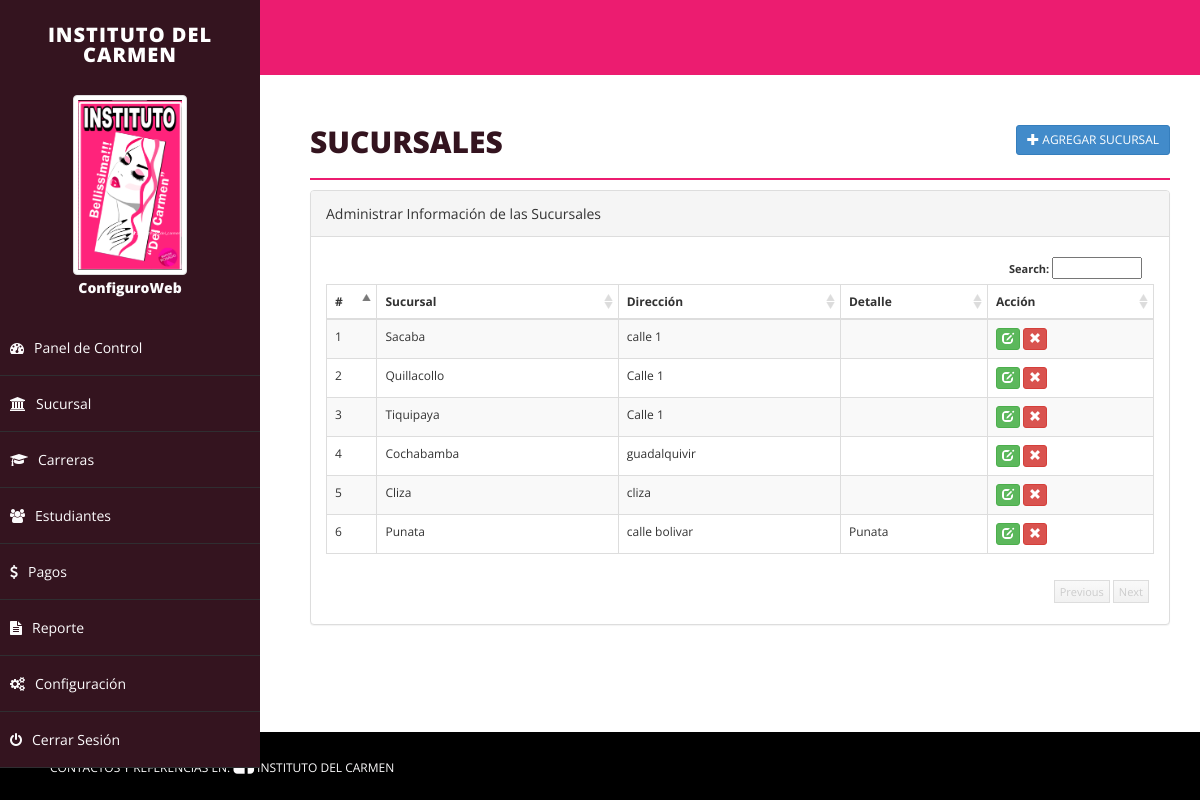
/branch.php (signed in), run on the app's committed database.
### tables this page shows
CREATE TABLE `branch` (
  `id` int(255) NOT NULL,
  `branch` varchar(255) NOT NULL,
  `address` text NOT NULL,
  `detail` text NOT NULL,
  `delete_status` enum('0','1') NOT NULL DEFAULT '0'
);

### branch.php (the view, shortened to what this page needs)
<?php
include("php/dbconnect.php");
$branch = '';
$address = '';
$detail = '';
$id = '';
$action = "add";
?>
<!DOCTYPE html>
<html xmlns="http://www.w3.org/1999/xhtml">
<head>
	<link href="css/bootstrap.css" rel="stylesheet" />
	<link href="css/font-awesome.css" rel="stylesheet" />
	<link href="css/basic.css" rel="stylesheet" />
	<link href="css/custom.css" rel="stylesheet" />
</head>
<?php
include("php/header.php");
?>
<div id="page-wrapper">
	<div id="page-inner">
		<div class="row">
			<div class="col-md-12">
				<h1 class="page-head-line">Sucursales
					<?php
					echo (isset($_GET['action']) && @$_GET['action'] == "add" || @$_GET['action'] == "edit") ?
						' <a href="branch.php" class="btn btn-primary btn-sm pull-right">Volver <i class="glyphicon glyphicon-arrow-right"></i></a>' : '<a href="branch.php?action=add" class="btn btn-primary btn-sm pull-right"><i class="glyphicon glyphicon-plus"></i> Agregar Sucursal </a>';
					?>
				</h1>
			</div>
		</div>
		<?php
		if (isset($_GET['action']) && @$_GET['action'] == "add" || @$_GET['action'] == "edit") {
		?>
			<script type="text/javascript" src="js/validation/jquery.validate.min.js"></script>
			<div class="row">
				<div class="col-sm-8 col-sm-offset-2">
					<div class="panel panel-primary">
						<div class="panel-heading">
							<?php echo ($action == "add") ? "Agregar Sucursal" : "Editar Sucursal"; ?>
						</div>
						<form action="branch.php" method="post" id="signupForm1" class="form-horizontal">
							<div class="panel-body">
								<div class="form-group">
									<label class="col-sm-2 control-label" for="Old">Sucursal </label>
									<div class="col-sm-10">
										<input type="text" class="form-control" id="branch" name="branch" value="<?php echo $branch; ?>" />
									</div>
								</div>
								<div class="form-group">
									<label class="col-sm-2 control-label" for="Password"> Dirección </label>
									<div class="col-sm-10">
										<textarea class="form-control" id="address" name="address"><?php echo $address; ?></textarea>
									</div>
								</div>
								<div class="form-group">
									<label class="col-sm-2 control-label" for="Confirm"> Detalle</label>
									<div class="col-sm-10">
										<textarea class="form-control" name="detail" id="detail"><?php echo $detail; ?></textarea>
									</div>
								</div>
								<div class="form-group">
									<div class="col-sm-8 col-sm-offset-2">
										<input type="hidden" name="id" value="<?php echo $id; ?>">
										<input type="hidden" name="action" value="<?php echo $action; ?>">
										<button type="submit" name="save" class="btn btn-primary">Guardar </button>
									</div>
								</div>
							</div>
						</form>
					</div>
				</div>
			</div>
			<script type="text/javascript">
				$(document).ready(function() {
					if ($("#signupForm1").length > 0) {
						$("#signupForm1").validate({
							rules: {
								branch: "required",
								address: "required"
							},
							messages: {
								branch: "Please enter branch name",
								address: "Please enter address"
							},
							errorElement: "em",
							errorPlacement: function(error, element) {
								// Add the `help-block` class to the error element
								error.addClass("help-block");
								// Add `has-feedback` class to the parent div.form-group
								// in order to add icons to inputs
								element.parents(".col-sm-10").addClass("has-feedback");
								if (element.prop("type") === "checkbox") {
									error.insertAfter(element.parent("label"));
								} else {
									error.insertAfter(element);
								}
								// Add the span element, if doesn't exists, and apply the icon classes to it.
								if (!element.next("span")[0]) {
									$("<span class='glyphicon glyphicon-remove form-control-feedback'></span>").insertAfter(element);
								}
							},
							success: function(label, element) {
								// Add the span element, if doesn't exists, and apply the icon classes to it.
								if (!$(element).next("span")[0]) {
									$("<span class='glyphicon glyphicon-ok form-control-feedback'></span>").insertAfter($(element));
								}
							},
							highlight: function(element, errorClass, validClass) {
								$(element).parents(".col-sm-10").addClass("has-error").removeClass("has-success");
								$(element).next("span").addClass("glyphicon-remove").removeClass("glyphicon-ok");
							},
							unhighlight: function(element, errorClass, validClass) {
								$(element).parents(".col-sm-10").addClass("has-success").removeClass("has-error");
								$(element).next("span").addClass("glyphicon-ok").removeClass("glyphicon-remove");
							}
						});
					}
				});
			</script>
		<?php
		} else {
		?>
			<link href="css/datatable/datatable.css" rel="stylesheet" />
			<div class="panel panel-default">
				<div class="panel-heading">
					Administrar Información de las Sucursales
				</div>
				<div class="panel-body">
					<div class="table-sorting table-responsive">
						<table class="table table-striped table-bordered table-hover" id="tSortable22">
							<thead>
								<tr>
									<th>#</th>
									<th>Sucursal</th>
									<th>Dirección</th>
									<th>Detalle</th>
									<th>Acción</th>
								</tr>
							</thead>
							<tbody>
								<?php
								$sql = "select * from branch where delete_status='0'";
								$q = $conn->query($sql);
								$i = 1;
								while ($r = $q->fetch_assoc()) {
									echo '<tr>
                                            <td>' . $i . '</td>
                                            <td>' . $r['branch'] . '</td>
                                            <td>' . $r['address'] . '</td>
                                            <td>' . $r['detail'] . '</td>
											<td>
											<a href="branch.php?action=edit&id=' . $r['id'] . '" class="btn btn-success btn-xs"><span class="glyphicon glyphicon-edit"></span></a>
											<a onclick="return confirm(\'Realmente deseas continuar. Si confirmas el registro se eliminará de manera irreversible\');" href="branch.php?action=delete&id=' . $r['id'] . '" class="btn btn-danger btn-xs"><span class="glyphicon glyphicon-remove"></span></a> </td>
                                        </tr>';
									$i++;
								}
								?>
							</tbody>
						</table>
					</div>
				</div>
			</div>
		<?php
		}
		?>
	</div>
</div>
<div id="footer-sec">
	CONTACTOS Y REFERENCIAS EN: <a href="https://www.facebook.com/people/Instituto-Del-Carmen-Cochabamba/100084527167834/" target="_blank"><i class="fa fa-facebook-square fa-2x" aria-hidden="true"></i> INSTITUTO DEL CARMEN</a>
</div>
</body>
</html>

### php/header.php (shortened to what this page needs)
<body>
    <div id="wrapper">
        <nav class="navbar navbar-default navbar-cls-top " role="navigation" style="margin-bottom: 0">
            <div class="navbar-header">
                <a class="navbar-brand" href="index.php">INSTITUTO DEL CARMEN</a>
            </div>
        </nav>
        <nav class="navbar-default navbar-side" role="navigation">
            <div class="sidebar-collapse">
                <ul class="nav" id="main-menu">
                    <li>
                        <div class="user-img-div">
                            <img src="img/LogoDelCarmen.png" class="img-thumbnail" />
                            <div class="inner-text">
                                <?php echo $_SESSION['rainbow_name']; ?>
                                <br />
                            </div>
                        </div>
                    </li>
                    <li>
                        <a href="index.php"><i class="fa fa-dashboard "></i>Panel de Control</a>
                    </li>
                    <li>
                        <a href="branch.php"><i class="fa fa-university "></i>Sucursal</a>
                    </li>
                    <li>
                        <a href="career.php"><i class="fa fa-graduation-cap "></i>Carreras</a>
                    </li>
                    <li>
                        <a href="student.php"><i class="fa fa-users "></i>Estudiantes</a>
                    </li>
                    <li>
                        <a href="fees.php"><i class="fa fa-usd "></i>Pagos</a>
                    </li>
                    <li>
                        <a href="report.php"><i class="fa fa-file-text "></i>Reporte </a>
                    </li>
                    <li>
                        <a href="setting.php"><i class="fa fa-cogs "></i>Configuración</a>
                    </li>
                    <li>
                        <a href="logout.php"><i class="fa fa-power-off "></i>Cerrar Sesión</a>
                    </li>
                </ul>
            </div>
        </nav>
</body>

### css/basic.css (style rules this page uses)
html, body { font-family: 'Open Sans', sans-serif; line-height: 25px; height: 100%; }
#wrapper { width: 100%; min-height: calc(100vh - 68px); background: #FFFFFF; }
#page-wrapper { padding: 15px 15px; min-height: calc(100% - 75px); background: #FFFFFF; }
#page-inner { width: 100%; margin: 5px 10px; background-color: #fff !important; padding: 10px; min-height: calc(100% - 90px); }
.page-head-line { font-size: 30px; text-transform: uppercase; color: #34141F; font-weight: 800; padding-bottom: 20px; border-bottom: 2px solid #EC1C70; margin-bottom: 10px; }
.navbar-cls-top .navbar-brand { color: #FCFBFC; background: #34141F; width: 260px; text-align: center; height: 75px; font-size: 20px; letter-spacing: 1px; font-weight: 900; padding-top: 25px; text-transform: uppercase; }
.user-img-div { min-height: 140px; padding: 20px; background-color: #34141F; text-align: center; }
.user-img-div img { max-height: 180px; }
.user-img-div .inner-text { text-align: center; position: relative; color: #FCFBFC; font-weight: 800; line-height: 25px; }
.sidebar-collapse, .sidebar-collapse .nav { background: none; }
.sidebar-collapse .nav { padding: 0; }
.sidebar-collapse .nav>li>a { color: #FCFBFC; background: #34141F; text-shadow: none; padding: 15px 40px; border-bottom: 1px solid #2F2E31; }
.sidebar-collapse>.nav>li>a { padding: 15px 10px; }
.navbar-side { border: none; background-color: #202020; }
.navbar-cls-top { background: #EC1C70; border-bottom: none; }
.navbar-default { border: 0px solid #34141F; }
.navbar-header { background: #34141F; }
.nav>li>a>i { margin-right: 10px; }
#footer-sec { background-color: #000; padding: 20px 50px; color: #FCFBFC; font-size: 12px; width: 100%; position: fixed; bottom: 0; }
#footer-sec a { color: #FCFBFC; }
@media (min-width:768px) { #page-wrapper { margin: 0 0 0 260px; padding: 15px 30px; min-height: calc(100% - 75px); } }
@media (min-width:768px) { #footer-sec { position: relative; } }
@media (min-width:768px) { .navbar-side { z-index: 1; position: absolute; width: 260px; } }
@media (min-width:768px) { .navbar { border-radius: 0px; } }

### css/datatable/datatable.css (style rules this page uses)
.dataTable { float: left; }
.table-sorting { padding: 0px; position: relative; font-size: 12px; background-color: #FFF; }
.table-sorting .table { border-top: 1px solid #DDD; border-bottom: 1px solid #DDD; }
.table-sorting .sorting_asc { background: url('../../img/datatable/sort_asc.png') no-repeat center right; cursor: pointer; }
.table-sorting .sorting { background: url('../../img/datatable/sort_both.png') no-repeat center right; cursor: pointer; }

### data on the page
branch: branch "Sacaba", address "calle 1"
branch: branch "Quillacollo", address "Calle 1"
branch: branch "Tiquipaya", address "Calle 1"
branch: branch "Cochabamba", address "guadalquivir"
branch: branch "Cliza", address "cliza"
branch: branch "Punata", address "calle bolivar", detail "Punata"

### other printed values
$_SESSION['rainbow_name'] "ConfiguroWeb"
